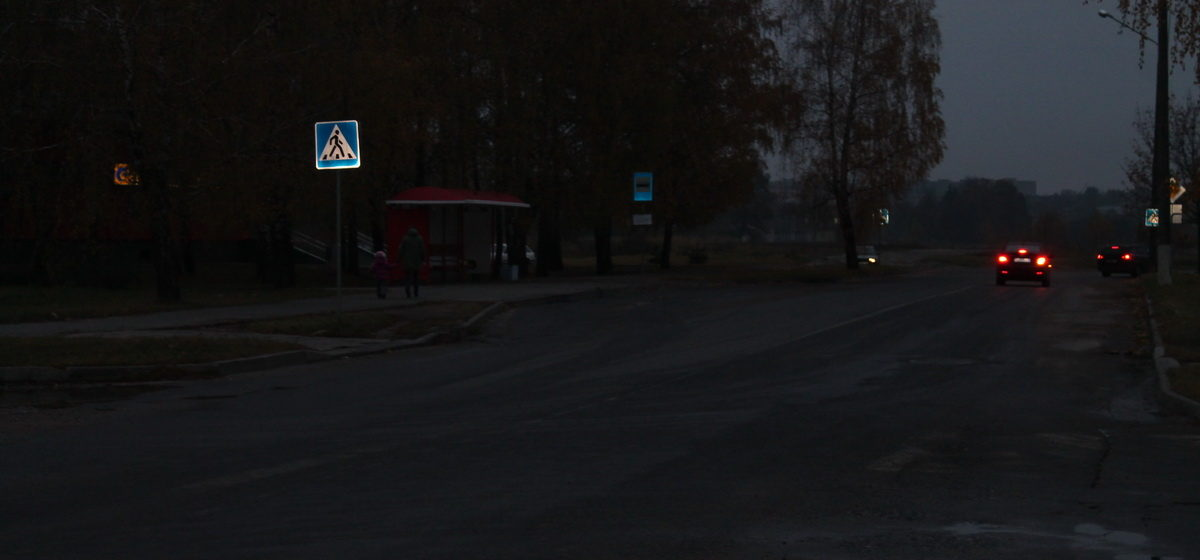
#> input picture mv.jpg, 1200 x 560 px
$ jupyter execute task2.ipynb   (older library calls are emulated)
#> lines starting #> are read from the running program, lines starting #| are printed output that depends on the picture
[cell 1]
import numpy as npfrom
from scipy import misc
import matplotlib.pyplot as plt
import matplotlib.image as img
from scipy import ndimage as nimg
from scipy import misc
from skimage import feature
import numpy as np

pic3 = misc.imread('mv.jpg',mode='L')
#> pic3: shape (560, 1200); min 0, max 254, mean 22.9

pic3 = pic3 * 1.45

fig = plt.figure(figsize=(15, 10))
plt.subplot(121)
plt.imshow(pic3)
plt.subplot(122)
plt.hist(pic3.ravel(),256,[0,256]);

plt.show()
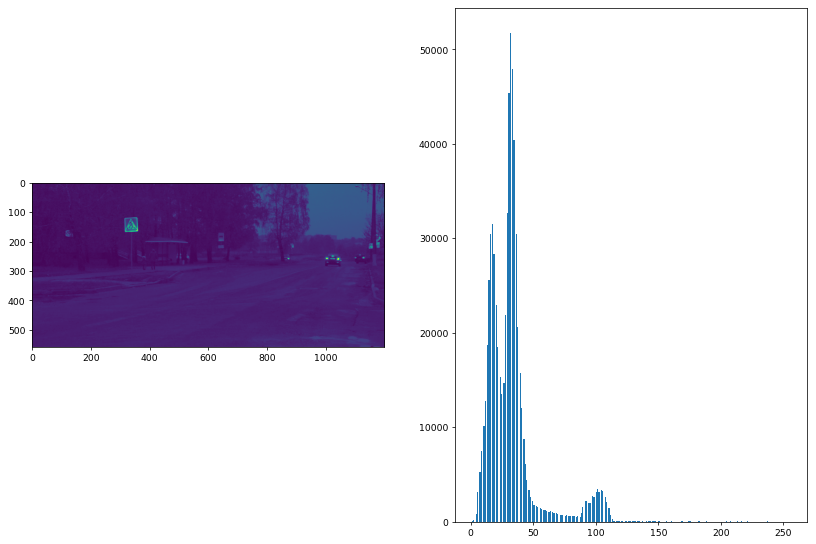
#> figure drawn by matplotlib, 2 panels; panel 2: tallest bar 51759 high, from x = 31 to 32
